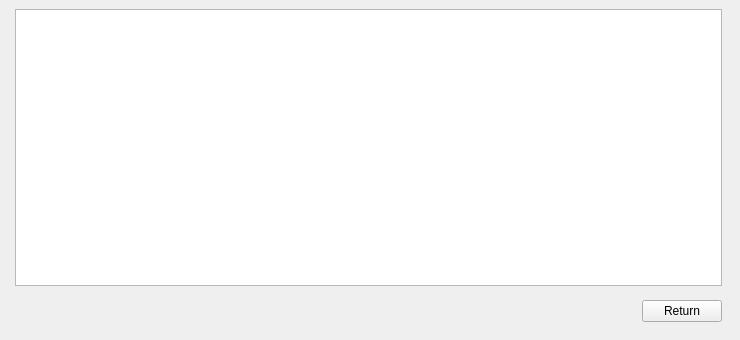
    <widget class="QWidget" name="profiles">
     <widget class="QWidget" name="layoutWidget_3">
      <property name="geometry">
       <rect>
        <x>0</x>
        <y>0</y>
        <width>731</width>
        <height>331</height>
       </rect>
      </property>
      <layout class="QGridLayout" name="gridLayout_3">
       <property name="leftMargin">
        <number>9</number>
       </property>
       <property name="topMargin">
        <number>9</number>
       </property>
       <property name="rightMargin">
        <number>9</number>
       </property>
       <property name="bottomMargin">
        <number>9</number>
       </property>
       <item row="1" column="0" colspan="2">
        <layout class="QHBoxLayout" name="horizontalLayout_13">
         <property name="topMargin">
          <number>8</number>
         </property>
         <item>
          <spacer name="horizontalSpacer_12">
           <property name="orientation">
            <enum>Qt::Horizontal</enum>
           </property>
           <property name="sizeHint" stdset="0">
            <size>
             <width>598</width>
             <height>20</height>
            </size>
           </property>
          </spacer>
         </item>
         <item>
          <widget class="QPushButton" name="pushButton_16">
           <property name="text">
            <string>Return</string>
           </property>
           <property name="autoDefault">
            <bool>true</bool>
           </property>
          </widget>
         </item>
        </layout>
       </item>
       <item row="0" column="1">
        <widget class="QTableView" name="tableView_2">
         <attribute name="horizontalHeaderDefaultSectionSize">
          <number>164</number>
         </attribute>
         <attribute name="horizontalHeaderMinimumSectionSize">
          <number>50</number>
         </attribute>
         <attribute name="verticalHeaderDefaultSectionSize">
          <number>25</number>
         </attribute>
        </widget>
       </item>
      </layout>
     </widget>
    </widget>
